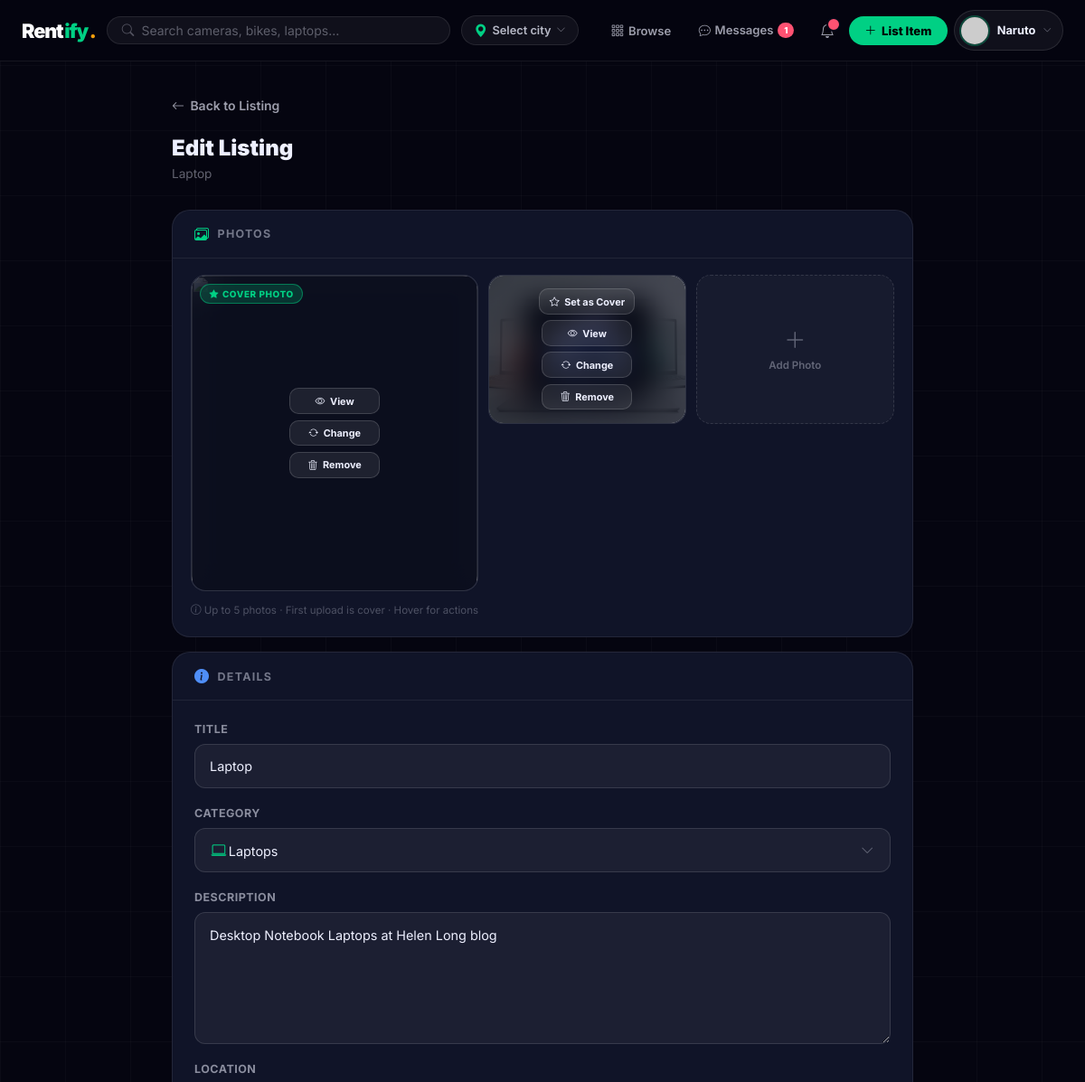
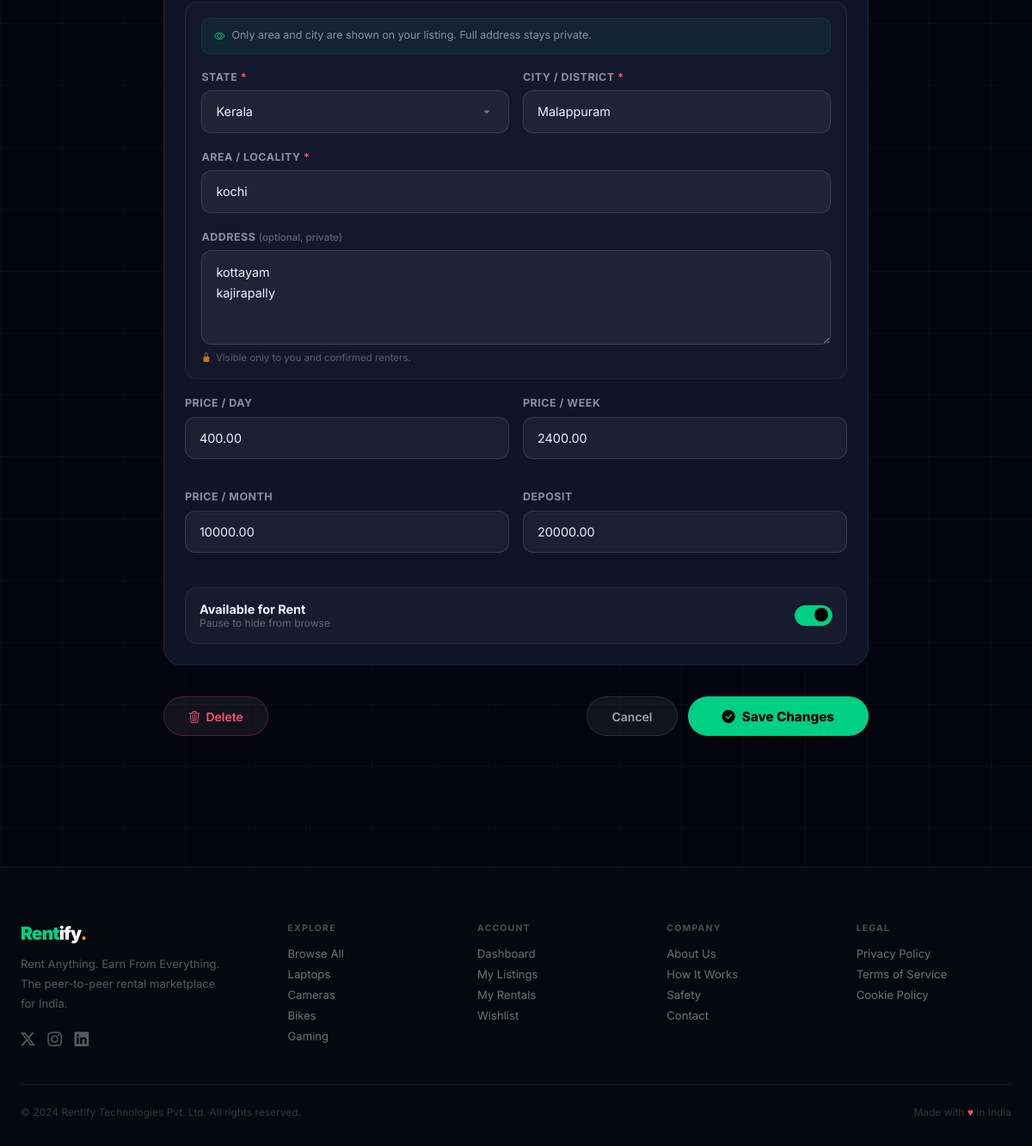
Page /listings/4/edit/ (signed in) on the committed database (2 pictures, top to bottom).
### listings/models.py (models this page shows, shortened)
class Product(models.Model):
    owner = models.ForeignKey(User, on_delete=models.CASCADE, related_name='listings')
    title = models.CharField(max_length=200)
    category = models.CharField(max_length=50, choices=CATEGORY_CHOICES, default='other')
    description = models.TextField()
    location = models.CharField(max_length=200, help_text='Public display: city/area only')
    state = models.CharField(max_length=100, blank=True, default='')
    city = models.CharField(max_length=100, blank=True, default='')
    area_locality = models.CharField(max_length=120, blank=True, default='')
    address_private = models.CharField(max_length=300, blank=True, default='')
    price_per_day = models.DecimalField(max_digits=10, decimal_places=2)
    price_per_week = models.DecimalField(max_digits=10, decimal_places=2, null=True, blank=True)
    price_per_month = models.DecimalField(max_digits=10, decimal_places=2, null=True, blank=True)
    security_deposit = models.DecimalField(max_digits=10, decimal_places=2, default=0)
    is_available = models.BooleanField(default=True)
    rating = models.DecimalField(max_digits=3, decimal_places=2, default=0.00)
    total_reviews = models.IntegerField(default=0)
    views_count = models.IntegerField(default=0)
    is_flagged = models.BooleanField(default=False)
    flag_reason = models.CharField(max_length=200, blank=True)
    created_at = models.DateTimeField(auto_now_add=True)
    updated_at = models.DateTimeField(auto_now=True)
    class Meta:
        ordering = ['-created_at']

### listings/views.py (the view)
# urls.py: path('listings/<int:pk>/edit/', views.edit_listing_view, name='edit_listing'),
@never_cache
@login_required
def edit_listing_view(request, pk):
    product = get_object_or_404(Product, pk=pk, owner=request.user)
    if request.method == 'POST':
        form = ProductForm(request.POST, instance=product)
        if form.is_valid():
            product = form.save(commit=False)
            product.auto_calculate_prices()
            product.save()
            existing_count = product.images.count()
            slots_left = max(0, 5 - existing_count)
            added = 0
            for i in range(5):
                if added >= slots_left:
                    break
                img = request.FILES.get(f'image_{i}')
                if img:
                    ProductImage.objects.create(
                        product=product,
                        image=img,
                        is_primary=False,
                        order=existing_count + added,
                    )
                    added += 1
            if not product.images.filter(is_primary=True).exists():
                first_img = product.images.order_by('order', 'uploaded_at').first()
                if first_img:
                    first_img.is_primary = True
                    first_img.save(update_fields=['is_primary'])
            messages.success(request, '✓ Listing updated successfully!')
            return HttpResponseRedirect(reverse('my_listings'), status=303)
    else:
        form = ProductForm(instance=product)
    context = {'form': form, 'product': product}
    context.update(_listing_form_context())
    resp = render(request, 'listings/edit_listing.html', context)
    resp['Cache-Control'] = 'no-store, no-cache, must-revalidate, max-age=0'
    resp['Pragma']  = 'no-cache'
    resp['Expires'] = '0'
    return resp

### templates/listings/edit_listing.html (shortened to what this page needs)
{% extends 'base.html' %}
{% load static %}
{% block extra_css %}
<link rel="stylesheet" href="{% static 'css/photo-uploader.css' %}">
<link rel="stylesheet" href="{% static 'css/rfy-combobox.css' %}">
<link rel="stylesheet" href="{% static 'css/listing-form.css' %}">
{% endblock %}
{% block content %}
<div class="list-page">
  <div style="margin-bottom:2rem;">
    <a href="{% url 'product_detail' product.pk %}" class="listing-cancel-btn" style="padding:.5rem 0;margin-bottom:1rem;border:none;background:none;">
      <i class="bi bi-arrow-left"></i> Back to Listing
    </a>
    <h1 style="font-size:1.5rem;font-weight:900;color:#EEF0FF;margin:0;">Edit Listing</h1>
    <p style="font-size:.85rem;color:rgba(238,240,255,.4);margin:.35rem 0 0;">{{ product.title|truncatechars:60 }}</p>
  </div>
  <form method="post" enctype="multipart/form-data" novalidate id="listingForm">
    <div class="listing-card">
      <div class="listing-card-head">
        <i class="bi bi-images" style="color:#00D084;"></i>
        <span class="listing-card-head-title">Photos</span>
      </div>
      <div class="listing-card-body">
        {% include 'listings/includes/_photo_uploader.html' with uploader_mode='edit' product=product %}
      </div>
    </div>
    <div class="listing-card">
      <div class="listing-card-head">
        <i class="bi bi-info-circle-fill" style="color:#4F8EF7;"></i>
        <span class="listing-card-head-title">Details</span>
      </div>
      <div class="listing-card-body">
        <div class="rfy-form-field">
          <label class="listing-label" for="id_title">Title</label>
          {{ form.title }}
        </div>
        <div class="rfy-form-field">
          <label class="listing-label">Category</label>
          {% include 'listings/includes/_category_combobox.html' %}
        </div>
        <div class="rfy-form-field">
          <label class="listing-label" for="id_description">Description</label>
          {{ form.description }}
        </div>
        <div class="rfy-form-field">
          <label class="listing-label">Location</label>
          {% include 'listings/includes/_location_fields.html' %}
        </div>
        <div class="listing-grid-2">
          <div class="rfy-form-field">
            <label class="listing-label">Price / Day</label>
            {{ form.price_per_day }}
          </div>
          <div class="rfy-form-field">
            <label class="listing-label">Price / Week</label>
            {{ form.price_per_week }}
          </div>
          <div class="rfy-form-field">
            <label class="listing-label">Price / Month</label>
            {{ form.price_per_month }}
          </div>
          <div class="rfy-form-field">
            <label class="listing-label">Deposit</label>
            {{ form.security_deposit }}
          </div>
        </div>
        <div style="display:flex;align-items:center;gap:1rem;margin-top:1.25rem;padding:1rem;background:rgba(255,255,255,.03);border-radius:14px;border:1px solid rgba(255,255,255,.06);">
          <div style="flex:1;">
            <div style="font-weight:700;font-size:.9rem;color:#EEF0FF;">Available for Rent</div>
            <div style="font-size:.75rem;color:rgba(238,240,255,.35);">Pause to hide from browse</div>
          </div>
          {{ form.is_available }}
        </div>
      </div>
    </div>
    <div class="listing-submit-row" style="justify-content:space-between;">
      <a href="{% url 'delete_listing' product.pk %}" class="listing-cancel-btn" style="border-color:rgba(255,82,114,.25);color:#FF5272;">
        <i class="bi bi-trash3"></i> Delete
      </a>
      <div style="display:flex;gap:.75rem;">
        <a href="{% url 'product_detail' product.pk %}" class="listing-cancel-btn">Cancel</a>
        <button type="submit" class="listing-submit-btn"><i class="bi bi-check-circle-fill"></i> Save Changes</button>
      </div>
    </div>
  </form>
</div>
{% endblock %}

### templates/includes/navbar.html (shortened to what this page needs)
{% if user.is_authenticated %}
<nav class="rfy-nav" id="mainNav">
  <div class="rfy-nav-inner">
    <a href="{% url 'home' %}" class="rfy-brand me-1">
      <span class="b-dark">Rent</span><span style="color:var(--green);">ify</span><span class="b-dot">.</span>
    </a>
    <form class="rfy-search d-none d-md-flex" action="{% url 'browse' %}" method="get" style="max-width:380px;">
      <i class="bi bi-search" style="color:rgba(238,240,255,.3);font-size:.85rem;flex-shrink:0;"></i>
      <input type="text" name="q" placeholder="Search cameras, bikes, laptops…" value="{{ request.GET.q|default:'' }}" autocomplete="off">
    </form>
    <div class="d-none d-lg-flex">
      {% include 'includes/location_dropdown.html' %}
    </div>
    <div class="rfy-nav-right d-none d-lg-flex">
      <a href="{% url 'browse' %}"
         class="rfy-navlink ">
        <i class="bi bi-grid-3x3-gap"></i> Browse
      </a>
      <a href="{% url 'inbox' %}"
         class="rfy-msg-link {% if request.resolver_match.url_name == 'inbox' or request.resolver_match.url_name == 'conversation' %}active{% endif %}">
        <i class="bi bi-chat-dots"></i>
        Messages
        {% if unread_count > 0 %}<span class="rfy-msg-badge">{{ unread_count }}</span>{% endif %}
      </a>
      <div style="position:relative;">
        <button class="rfy-iconbtn" id="notifBtn" aria-label="Notifications">
          <i class="bi bi-bell"></i>
          {% if unread_count > 0 %}<span class="rfy-badge"></span>{% endif %}
        </button>
      </div>
      <a href="{% url 'create_listing' %}" class="rfy-list-btn">
        <i class="bi bi-plus-lg"></i> List Item
      </a>
      <div class="rfy-nav-authed-only" style="position:relative;margin-left:.15rem;">
        <button class="rfy-profile-trigger" id="profileBtn" aria-expanded="false">
          <img src="{{ request.user.profile.get_photo_url }}"
               alt="{{ request.user.username }}"
               onerror="this.src='https://placehold.co/34/4F8EF7/fff?text={{ request.user.username|first|upper }}'">
          <span class="pt-name d-none d-xl-block">{{ request.user.first_name|default:request.user.username }}</span>
          <i class="bi bi-chevron-down pt-caret"></i>
        </button>
      </div>
    </div>
  </div>
</nav>
{% endif %}

### templates/listings/includes/_location_fields.html (shortened to what this page needs)
<div class="rfy-location-section">
  <p class="rfy-location-hint">
    <i class="bi bi-eye"></i>
    Only area and city are shown on your listing. Full address stays private.
  </p>
  <div class="rfy-form-row">
    <div class="rfy-form-field">
      <label class="listing-label" for="id_state">State <span class="rfy-required">*</span></label>
      {{ form.state }}
    </div>
    <div class="rfy-form-field">
      <label class="listing-label" for="id_city">City / District <span class="rfy-required">*</span></label>
      {{ form.city }}
    </div>
  </div>
  <div class="rfy-form-field">
    <label class="listing-label" for="id_area_locality">Area / Locality <span class="rfy-required">*</span></label>
    {{ form.area_locality }}
  </div>
  <div class="rfy-form-field rfy-form-field--private">
    <label class="listing-label" for="id_address_private">
      Address <span class="rfy-optional">(optional, private)</span>
    </label>
    {{ form.address_private }}
    <p class="rfy-field-note"><i class="bi bi-lock-fill"></i> Visible only to you and confirmed renters.</p>
  </div>
</div>

### rows in the picture
Product: title "Laptop", description "Desktop Notebook Laptops at Helen Long blog", state "Kerala", city "Malappuram", area_locality "kochi", address_private "kottayam kajirapally", price_per_day "400.00", price_per_week "2400.00", price_per_month "10000.00", security_deposit "20000.00", is_available "☑"

### other values in the picture
{{ unread_count }} "1"
{{ request.user.first_name|default:request.user.username }} "Naruto"
{{ section }} "EXPLORE" "ACCOUNT" "COMPANY" "LEGAL"
{{ label }} "Browse All" "Laptops" "Cameras" "Bikes" "Gaming" "Dashboard" "My Listings" "My Rentals" "Wishlist" "About Us" "How It Works" "Safety" "Contact" "Privacy Policy" "Terms of Service" "Cookie Policy"
